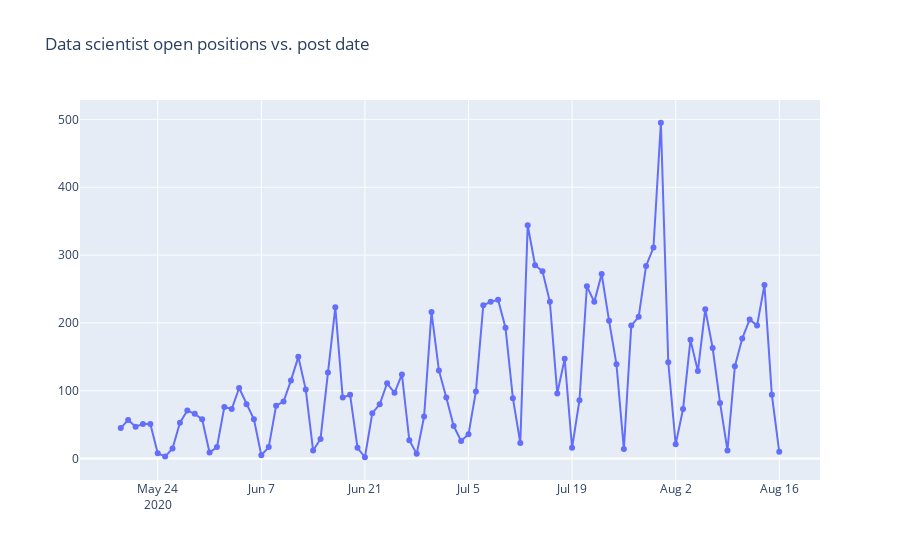

Write notebook code for a chart like this one.
### Code cell
fig = go.Figure()

fig.add_trace(go.Scatter(x=df_date_indeed['Date'], y=df_date_indeed['Jobnums'], mode='lines+markers'))

fig.update_layout(title='Data scientist open positions vs. post date')
fig.show()
